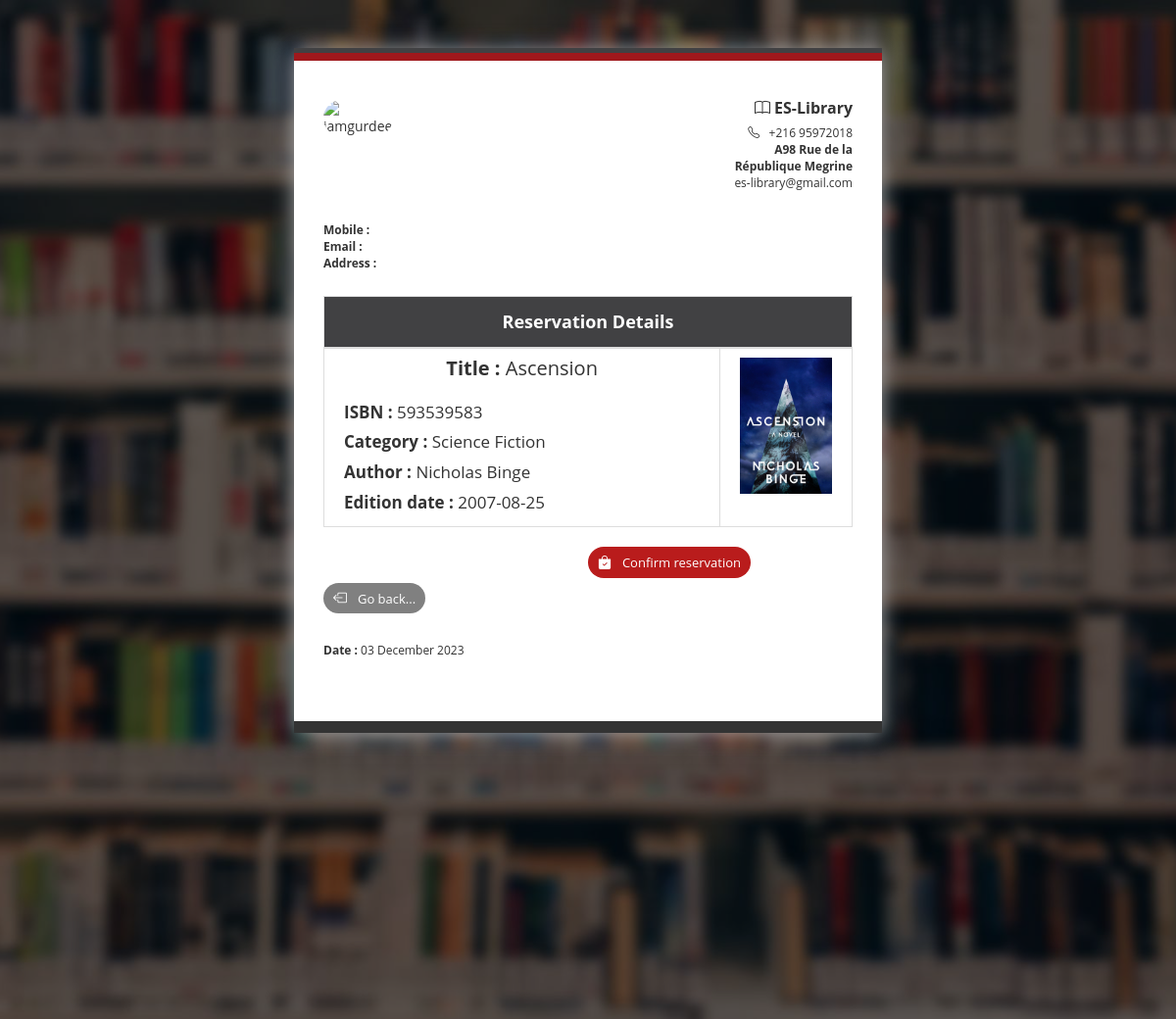
Before: /membre_pages/reserve.php?idi=32 with the older database file.
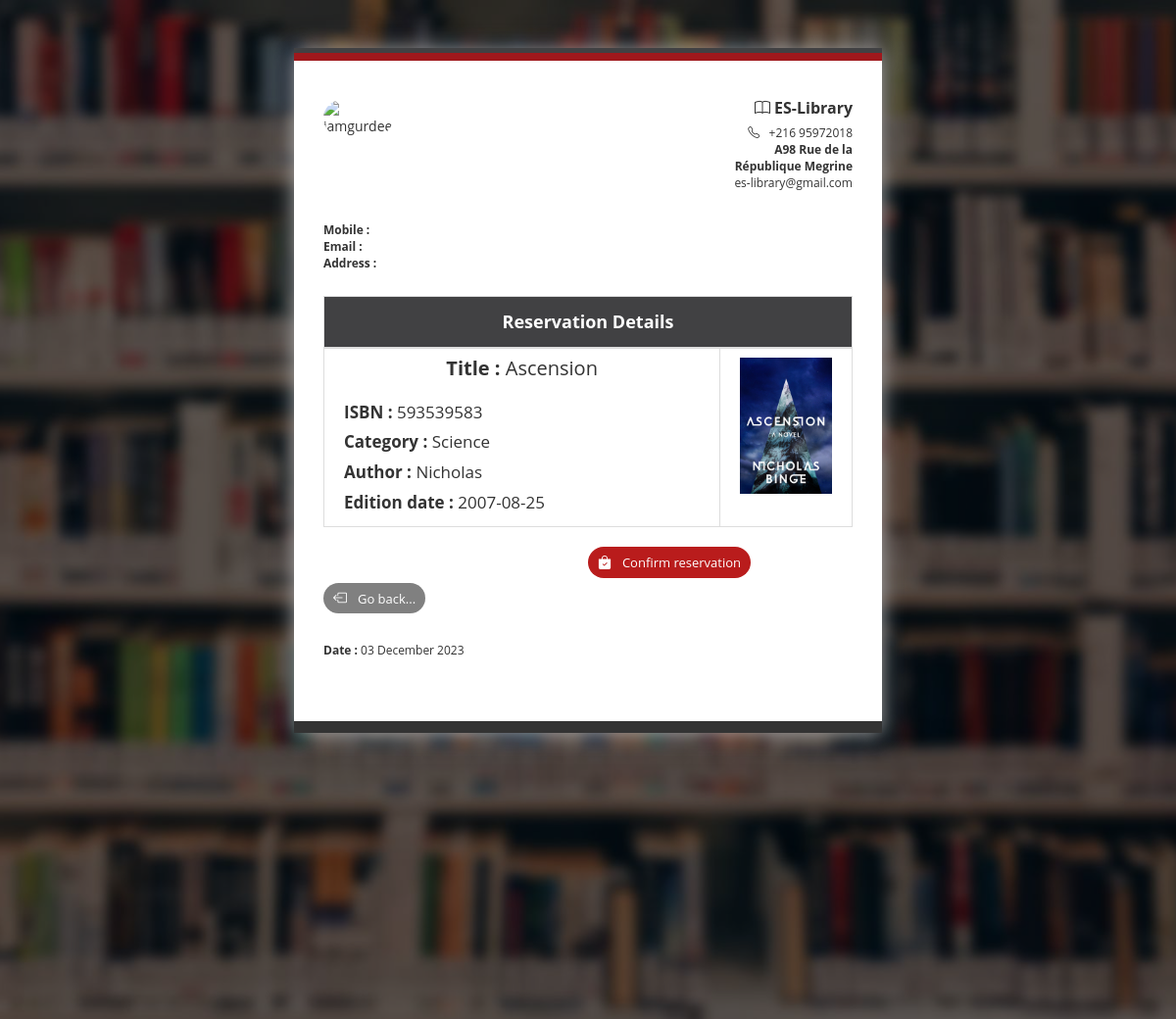
After: the same page with the newer database file.
### tables this page shows
CREATE TABLE `livreq` (
  `id` int(11) NOT NULL,
  `ISBN` int(11) NOT NULL,
  `Image` text NOT NULL,
  `titre` varchar(40) NOT NULL,
  `description` text NOT NULL,
  `auteur` varchar(40) NOT NULL,
  `categorie` varchar(30) NOT NULL,
  `date_edition` date NOT NULL,
  `nb_dispo` int(11) NOT NULL,
  `etat` tinyint(1) NOT NULL
);

### config/config.php (called while the page is built)
<?php
class config
{
    function getConnexion()
    {
        $host = "localhost";
        $user = "root";
        $pas = "";
        $bd = "gestion_biblio";
        try {
            $cnx = new mysqli($host, $user, $pas, $bd);
            return $cnx;
        } catch (Exception $e) {
            echo "Problème de connexion à la BD." . $e->getMessage();
        }
    }
}

### class/Livre.php (called while the page is built, shortened)
<?php
class Livre
{
    private $cnx;
    function __construct()
    {
        $db = new config();
        $this->cnx = $db->getConnexion();
    }
    public function getBookByID($id)
    {
        $query = "SELECT * FROM livreq WHERE id = '$id'";
        $result = mysqli_query($this->cnx, $query);
        $data = array();
        while ($row = mysqli_fetch_assoc($result)) {
            $data[] = $row;
        }
        return $data;
    }
}

### membre_pages/reserve.php (the view, shortened to what the changed rows need)
<?php
require_once "../config/config.php";
require_once "../class/Livre.php";
$config_base = new config();
$bd = $config_base->getConnexion();
$livre = new Livre($bd);
if (isset($_GET['idi'])) {
    $id = $_GET['idi'];
    $book = $livre->getBookByID($id);
?>
    <!DOCTYPE html>
    <html lang="en">
    <head>
        <link href="https://netdna.bootstrapcdn.com/bootstrap/3.3.7/css/bootstrap.min.css" rel="stylesheet">
        <link href="../assets/vendor/bootstrap-icons/bootstrap-icons.css" rel="stylesheet">
        <script src="https://cdn.tailwindcss.com"></script>
    </head>
    <body>
        <div class="col-md-12" id="height">
            <div class="row">
                <div class="receipt-main col-xs-10 col-sm-10 col-md-6 col-xs-offset-1 col-sm-offset-1 col-md-offset-3">
                    <div class="row">
                        <div class="receipt-header">
                            <div class="col-xs-6 col-sm-6 col-md-6">
                                <div class="receipt-left">
                                    <img class="img-responsive" alt="iamgurdeeposahan" src="../assets/img/<?= $app[0]['Image'] ?>" style="width: 71px; border-radius: 43px;">
                                </div>
                            </div>
                            <div class="col-xs-6 col-sm-6 col-md-6 text-right">
                                <div class="receipt-right">
                                    <h5><i class="bi bi-book"></i> ES-Library</h5>
                                    <p><i class="bi bi-telephone"></i>
                                        &nbsp; +216 95972018<i class="fa fa-phone"></i></p>
                                    <p>
                                        <strong>A98 Rue de la<br>République Megrine </strong>
                                    </p>
                                    <p>es-library@gmail.com</p>
                                </div>
                            </div>
                        </div>
                    </div>
                    <div class="row">
                        <div class="receipt-header receipt-header-mid">
                            <div class="col-xs-8 col-sm-8 col-md-8 text-left">
                                <div class="receipt-right">
                                    <p><b>Mobile : </b><?= $app[0]['num_tel'] ?></p>
                                    <p><b>Email : </b> <?= $app[0]['login'] ?></p>
                                    <p><b>Address : </b><?= $app[0]['adresse'] ?></p>
                                </div>
                            </div>
                            <div class="col-xs-4 col-sm-4 col-md-4">
                            </div>
                        </div>
                    </div>
                    <div>
                        <table class="table table-bordered">
                            <thead>
                                <tr>
                                    <th style="text-align: center; font-size:large" colspan="2">Reservation Details</th>
                                </tr>
                            </thead>
                            <tbody>
                                <tr>
                                    <td class="col-md-9">
                                        <center>
                                            <h4 style="font-size:20px"><strong>Title : </strong> <?= $book[0]['titre'] ?></h4>
                                        </center><br>
                                        <span style="font-size:17px; line-height: 1.8;">
                                            <strong>ISBN : </strong> <?= $book[0]['ISBN'] ?><br>
                                            <strong>Category : </strong> <?= $book[0]['categorie'] ?><br>
                                            <strong>Author : </strong> <?= $book[0]['auteur'] ?><br>
                                            <strong>Edition date : </strong> <?= $book[0]['date_edition'] ?><br>
                                        </span>
                                    </td>
                                    <td><img src="../assets/img/<?= $book[0]['Image'] ?>" alt="image book" width="125" height="200"></td>
                                </tr>
                            </tbody>
                        </table>
                    </div>
                    <form method="post">
                        <button type="submit" name="confirm" style="margin-left:50%" class="text-white bg-red-700 hover:bg-red-800 focus:outline-none focus:ring-4 focus:ring-red-300 font-medium rounded-full text-xxs px-4 py-2 text-center mr-2 mb-2 dark:bg-red-600 dark:hover:bg-red-700 dark:focus:ring-red-900">
                            <i class="bi bi-bag-check-fill"></i>
                            &nbsp; <span style="font-size: 13px;">Confirm reservation</span>
                        </button>
                        <a href="../membre_pages/portfolio-detail1.php?idi=<?= $book[0]['id'] ?>">
                            <button type="button" style="margin-right:0%; background-color: gray; color: white;" class="text-white bg-red-700 hover:bg-red-800 focus:outline-none focus:ring-4 focus:ring-red-300 font-medium rounded-full text-xxs px-4 py-2 text-center mr-2 mb-2 dark:bg-red-600 dark:hover:bg-red-700 dark:focus:ring-red-900">
                                <i class="bi bi-box-arrow-left"></i> &nbsp; <span style="font-size: 13px;">Go back...</span>
                            </button>
                        </a>
                    </form>
                    <div class="row">
                        <div class="receipt-header receipt-header-mid receipt-footer">
                            <div class="col-xs-8 col-sm-8 col-md-8 text-left">
                                <div class="receipt-right">
                                    <p><b>Date :</b> <?= $date = date('d F Y'); ?></p>
                                <?php
                            }
                                ?>
                                </div>
                            </div>
                        </div>
                    </div>
                </div>
            </div>
        </div>
    </body>
    </html>

Changed rows visible on the page:
changed livreq "Ascension": categorie "Science Fiction" → "Science"; auteur "Nicholas Binge" → "Nicholas"
